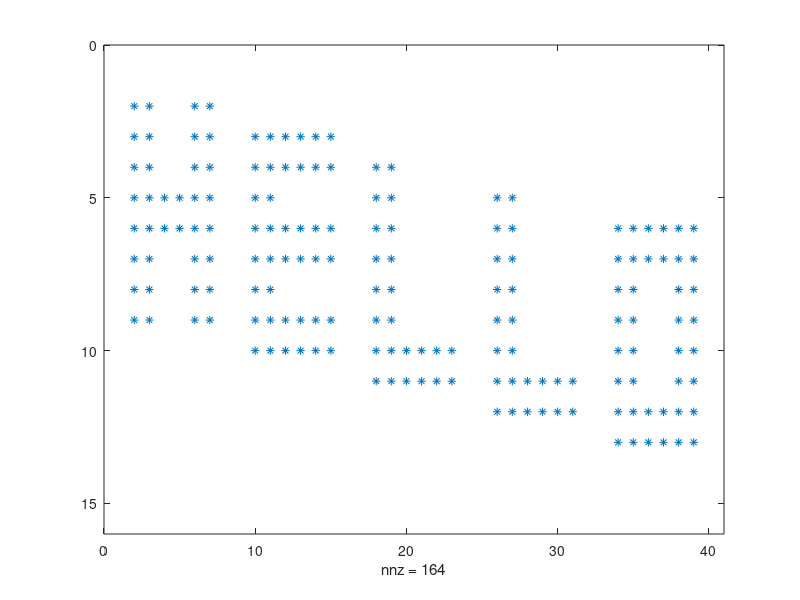
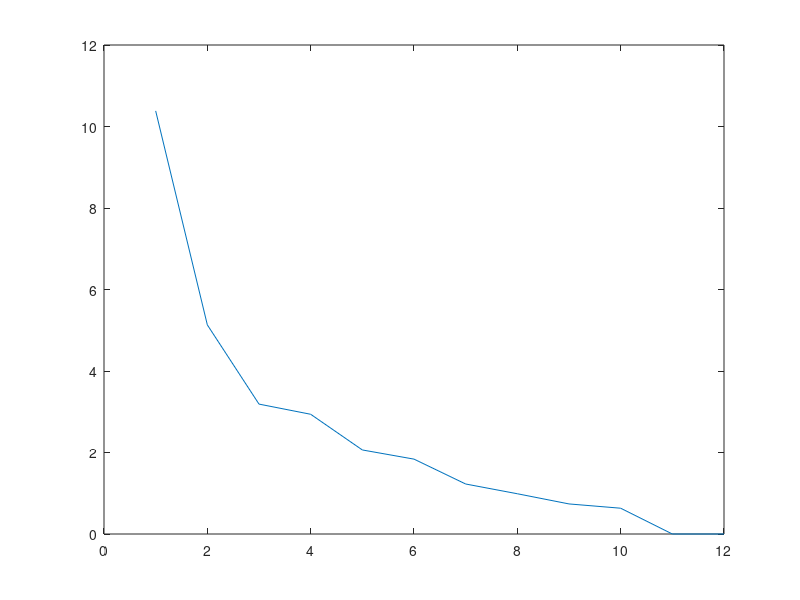
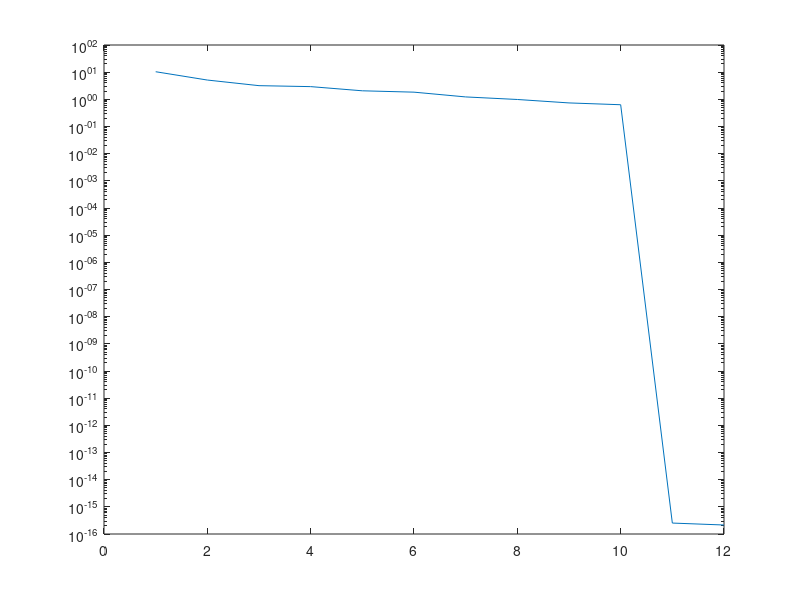
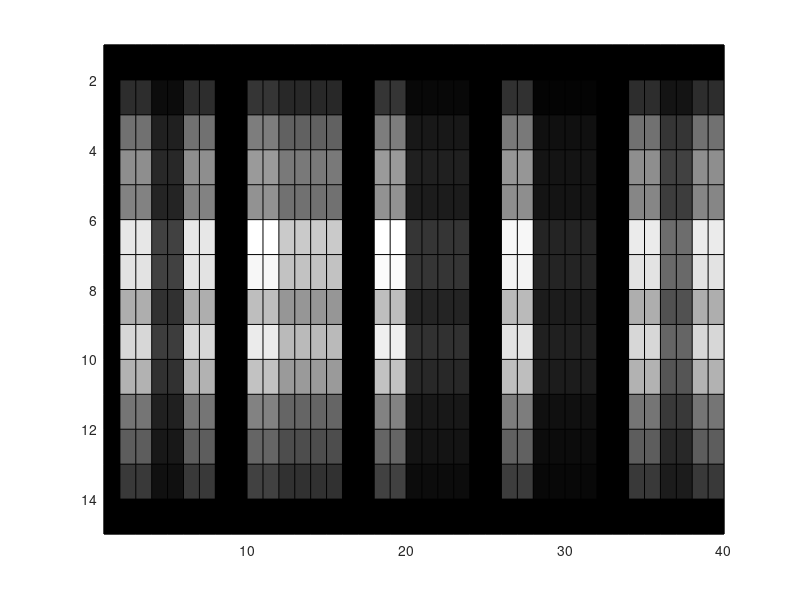

These charts were generated, in order, by the following MATLAB code:
A=zeros(15,40)
%FOR H
A([2:9],2)=1
A([2:9],3)=1
A([5:6],4)=1
A([5:6],5)=1
A([2:9],6)=1
A([2:9],7)=1
%For E
A([3:10],10)=1
A([3:10],11)=1
A(3,[12:15])=1
A(4,[12:15])=1
A(6,[12:15])=1
A(7,[12:15])=1
A(9,[12:15])=1
A(10,[12:15])=1
%For L
A([4:11],18)=1
A([4:11],19)=1
A(10,[20:23])=1
A(11,[20:23])=1
%For L 
A([5:12],26)=1
A([5:12],27)=1
A(11,[28:31])=1
A(12,[28:31])=1
%For O
A([6:13],34)=1
A([6:13],35)=1
A(6,[36:37])=1
A(7,[36:37])=1
A(12,[36:37])=1
A(13,[36:37])=1
A([6:13],38)=1
A([6:13],39)=1
figure()
spy(A)

%SVD decompostion
[U,S,V]=svd(A)
B=U*S*V.'
x=[];
for i=1:12
    x=[x;S(i,i)]
end
figure()
plot(x)
figure()
semilogy(x)
M=zeros(15,40)
r=rank(A)
for i=1:r
    M=U(:,1:i)*S(1:i,1:i)*V(:,1:i)'
    figure()
    pcolor(M)
    colormap('gray')
    set(gca,'Ydir','reverse')
end

%The exact rank of A is 10


